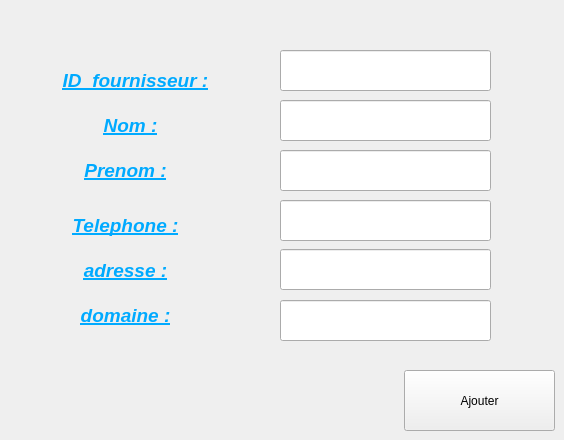
      <widget class="QWidget" name="tab_6">
       <attribute name="title">
        <string>ajouter fournisseur </string>
       </attribute>
       <widget class="QLabel" name="label_6">
        <property name="geometry">
         <rect>
          <x>20</x>
          <y>60</y>
          <width>231</width>
          <height>41</height>
         </rect>
        </property>
        <property name="text">
         <string>&lt;html&gt;&lt;head/&gt;&lt;body&gt;&lt;p align=&quot;center&quot;&gt;&lt;span style=&quot; font-size:14pt; font-weight:600; font-style:italic; text-decoration: underline; color:#00aaff;&quot;&gt;ID_fournisseur :&lt;/span&gt;&lt;/p&gt;&lt;/body&gt;&lt;/html&gt;</string>
        </property>
       </widget>
       <widget class="QLabel" name="label_7">
        <property name="geometry">
         <rect>
          <x>10</x>
          <y>100</y>
          <width>241</width>
          <height>51</height>
         </rect>
        </property>
        <property name="text">
         <string>&lt;html&gt;&lt;head/&gt;&lt;body&gt;&lt;p align=&quot;center&quot;&gt;&lt;span style=&quot; font-size:14pt; font-weight:600; font-style:italic; text-decoration: underline; color:#00aaff;&quot;&gt;Nom :&lt;/span&gt;&lt;/p&gt;&lt;/body&gt;&lt;/html&gt;</string>
        </property>
       </widget>
       <widget class="QLabel" name="label_8">
        <property name="geometry">
         <rect>
          <x>0</x>
          <y>140</y>
          <width>251</width>
          <height>61</height>
         </rect>
        </property>
        <property name="text">
         <string>&lt;html&gt;&lt;head/&gt;&lt;body&gt;&lt;p align=&quot;center&quot;&gt;&lt;span style=&quot; font-size:14pt; font-weight:600; font-style:italic; text-decoration: underline; color:#00aaff;&quot;&gt;Prenom :&lt;/span&gt;&lt;/p&gt;&lt;/body&gt;&lt;/html&gt;</string>
        </property>
       </widget>
       <widget class="QLineEdit" name="lineEdit_4">
        <property name="geometry">
         <rect>
          <x>280</x>
          <y>50</y>
          <width>211</width>
          <height>41</height>
         </rect>
        </property>
       </widget>
       <widget class="QLineEdit" name="lineEdit_5">
        <property name="geometry">
         <rect>
          <x>280</x>
          <y>100</y>
          <width>211</width>
          <height>41</height>
         </rect>
        </property>
       </widget>
       <widget class="QLineEdit" name="lineEdit_6">
        <property name="geometry">
         <rect>
          <x>280</x>
          <y>150</y>
          <width>211</width>
          <height>41</height>
         </rect>
        </property>
       </widget>
       <widget class="QPushButton" name="pb_ajouter_2">
        <property name="geometry">
         <rect>
          <x>404</x>
          <y>370</y>
          <width>151</width>
          <height>61</height>
         </rect>
        </property>
        <property name="text">
         <string>Ajouter</string>
        </property>
       </widget>
       <widget class="QLabel" name="label_9">
        <property name="geometry">
         <rect>
          <x>0</x>
          <y>210</y>
          <width>251</width>
          <height>31</height>
         </rect>
        </property>
        <property name="text">
         <string>&lt;html&gt;&lt;head/&gt;&lt;body&gt;&lt;p align=&quot;center&quot;&gt;&lt;span style=&quot; font-size:14pt; font-weight:600; font-style:italic; text-decoration: underline; color:#00aaff;&quot;&gt;Telephone :&lt;/span&gt;&lt;/p&gt;&lt;/body&gt;&lt;/html&gt;</string>
        </property>
       </widget>
       <widget class="QLabel" name="label_16">
        <property name="geometry">
         <rect>
          <x>0</x>
          <y>250</y>
          <width>251</width>
          <height>41</height>
         </rect>
        </property>
        <property name="text">
         <string>&lt;html&gt;&lt;head/&gt;&lt;body&gt;&lt;p align=&quot;center&quot;&gt;&lt;span style=&quot; font-size:14pt; font-weight:600; font-style:italic; text-decoration: underline; color:#00aaff;&quot;&gt;adresse :&lt;/span&gt;&lt;/p&gt;&lt;/body&gt;&lt;/html&gt;</string>
        </property>
       </widget>
       <widget class="QLabel" name="label_19">
        <property name="geometry">
         <rect>
          <x>0</x>
          <y>290</y>
          <width>251</width>
          <height>51</height>
         </rect>
        </property>
        <property name="text">
         <string>&lt;html&gt;&lt;head/&gt;&lt;body&gt;&lt;p align=&quot;center&quot;&gt;&lt;span style=&quot; font-size:14pt; font-weight:600; font-style:italic; text-decoration: underline; color:#00aaff;&quot;&gt;domaine :&lt;/span&gt;&lt;/p&gt;&lt;/body&gt;&lt;/html&gt;</string>
        </property>
       </widget>
       <widget class="QLineEdit" name="lineEdit_7">
        <property name="geometry">
         <rect>
          <x>280</x>
          <y>200</y>
          <width>211</width>
          <height>41</height>
         </rect>
        </property>
       </widget>
       <widget class="QLineEdit" name="lineEdit_8">
        <property name="geometry">
         <rect>
          <x>280</x>
          <y>249</y>
          <width>211</width>
          <height>41</height>
         </rect>
        </property>
       </widget>
       <widget class="QLineEdit" name="lineEdit_15">
        <property name="geometry">
         <rect>
          <x>280</x>
          <y>300</y>
          <width>211</width>
          <height>41</height>
         </rect>
        </property>
       </widget>
      </widget>
